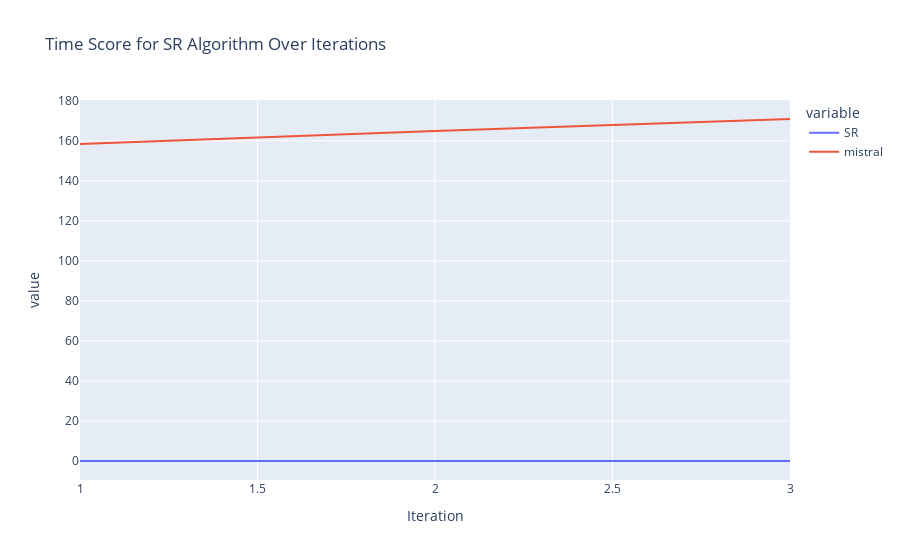

The code cell stored with this chart in its notebook:
### Code cell
# Création du graphique avec Plotly
fig = px.line(timer_score, x='iteration', y=['SR', 'mistral'], labels={'iteration': 'Iteration', 'SR': 'Timer Score'},
              title='Time Score for SR Algorithm Over Iterations')

# Affichage du graphique
fig.show()

### Figure 1 — Plotly figure (JSON) as saved in the notebook; plotly's stock layout.template omitted (floating-point values rounded to 4 significant figures)
{"data": [{"hovertemplate": "variable=SR<br>Iteration=%{x}<br>value=%{y}<extra></extra>", "legendgroup": "SR", "line": {"color": "#636efa", "dash": "solid"}, "marker": {"symbol": "circle"}, "mode": "lines", "name": "SR", "orientation": "v", "showlegend": true, "type": "scatter", "x": [1, 2, 3], "xaxis": "x", "y": [0.00953, 0.006464, 0.007146], "yaxis": "y"}, {"hovertemplate": "variable=mistral<br>Iteration=%{x}<br>value=%{y}<extra></extra>", "legendgroup": "mistral", "line": {"color": "#EF553B", "dash": "solid"}, "marker": {"symbol": "circle"}, "mode": "lines", "name": "mistral", "orientation": "v", "showlegend": true, "type": "scatter", "x": [1, 2, 3], "xaxis": "x", "y": [158.4, 165.0, 170.9], "yaxis": "y"}], "layout": {"legend": {"title": {"text": "variable"}, "tracegroupgap": 0}, "title": {"text": "Time Score for SR Algorithm Over Iterations"}, "xaxis": {"anchor": "y", "domain": [0, 1], "title": {"text": "Iteration"}}, "yaxis": {"anchor": "x", "domain": [0, 1], "title": {"text": "value"}}}}
